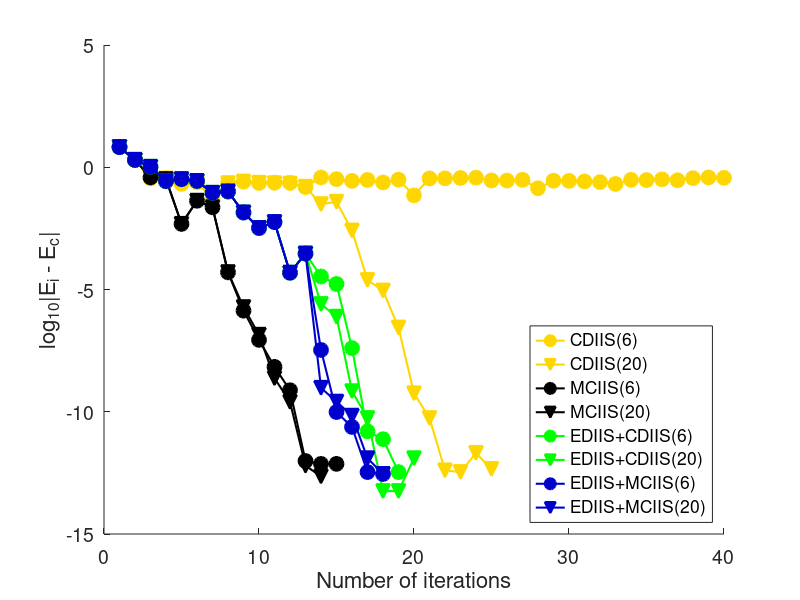

Here is the MATLAB script that generated this plot:


load sih3hOut.mat
output.energySet{1} = output.energySet{1}(1:40);

maxSCFIter = 40;
ener = output.ener;
iter = output.iter;
energySet = output.energySet;

yellow = [255 215 0] ./ 255;
darkBlue = [0 0 205] ./ 255;

% shapes = {'s', 'o', 'v', '^', 'd', 'h', '<', '>'};
shapes = {'o', 'v', 'o', 'v', 'o', 'v', 'o', 'v'};
colors = {yellow, yellow, 'k', 'k', 'g', 'g', darkBlue, darkBlue};

for iType = 1:length(ener)
    fprintf('%0.8f  %d \n', ener{iType}, iter{iType});
end

energyArray = [ener{:}];
iterArray = [iter{:}];
minEnergy = min(energyArray(iterArray~=maxSCFIter));

hFig = figure();
set(hFig, 'Position', [10 10 800 600])
hold();
for iType = 1:length(ener)
    errorArray = log10(abs(energySet{iType} - minEnergy));
    errorArray(errorArray == -inf) = min(errorArray(errorArray ~= -inf));
    plot(1:length(energySet{iType}), errorArray, ...
        'LineWidth', 1.5, ...
        'Color', colors{iType}, ...
        'Marker', shapes{iType}, ...
        'MarkerFaceColor', colors{iType}, ...
        'MarkerSize', 10);
end

set(gca,'FontSize', 14)

xlabel('Number of iterations', 'FontSize', 16);
ylabel('log_{10}|E_i - E_c|', 'FontSize', 16);
legend('CDIIS(6)', 'CDIIS(20)', 'MCIIS(6)', 'MCIIS(20)', 'EDIIS+CDIIS(6)', 'EDIIS+CDIIS(20)', 'EDIIS+MCIIS(6)', 'EDIIS+MCIIS(20)', ...
    'Location', 'SouthEast');

outputFileName = './graphs/sih3h.pdf';
print(outputFileName, '-dpdf')


